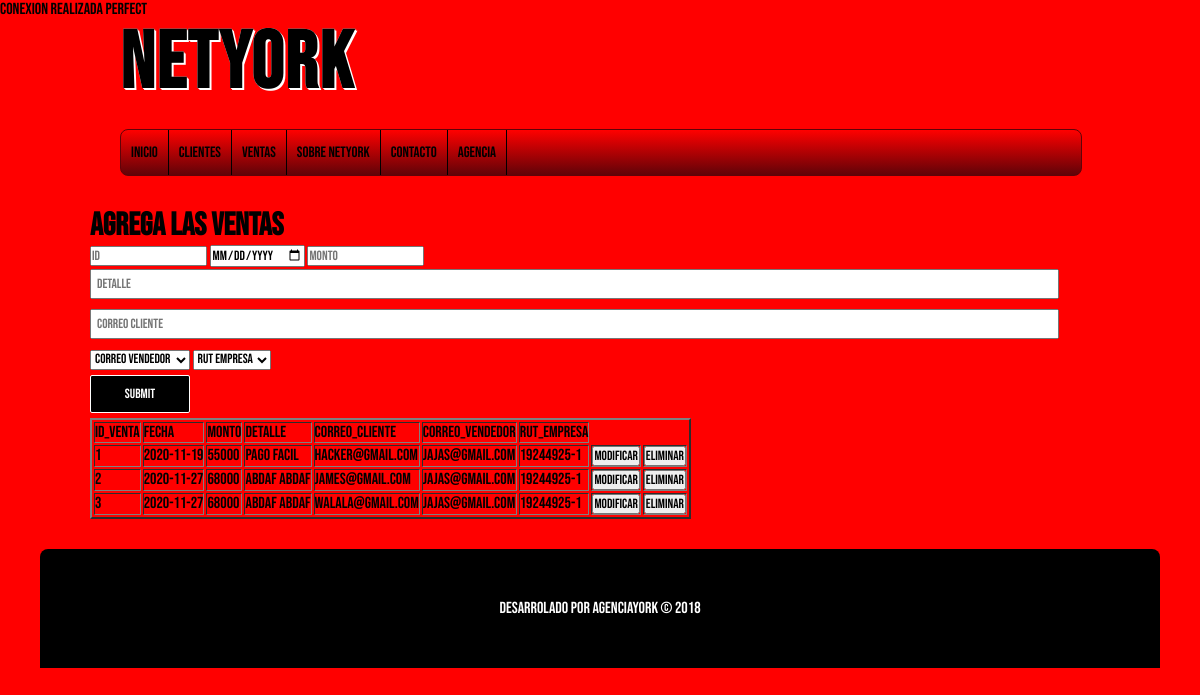
Page /netyork/form-ventas.php on the committed database.
### tables this page shows
CREATE TABLE IF NOT EXISTS `venta` (
  `ID_Venta` int(6) NOT NULL,
  `Fecha` date NOT NULL,
  `Monto` int(9) NOT NULL,
  `Detalle` text NOT NULL,
  `Correo_Cliente` varchar(255) NOT NULL,
  `Correo_Vendedor` varchar(255) NOT NULL,
  `RUT_Empresa` varchar(10) NOT NULL,
  PRIMARY KEY (`ID_Venta`),
  KEY `Correo_Cliente` (`Correo_Cliente`),
  KEY `Correo_Vendedor` (`Correo_Vendedor`),
  KEY `RUT_Empresa` (`RUT_Empresa`)
);

### netyork/form-ventas.php (the view, shortened to what this page needs)
<?php require_once 'includes/cabecera-2.php'; ?>
<!DOCTYPE html>
    <div>
        <form action="" method="POST">
            <h1> Agrega Las Ventas </h1>
           <input type="number" name="ID_Venta"  placeholder="Id">
            <input type="date" name="Fecha" placeholder="Fecha">
            <input type="number" name="Monto" placeholder="Monto">
            <input type="text" name="Detalle" placeholder="Detalle">
            <input type="email" name="Correo_Cliente" placeholder="Correo cliente">
            <select name="Correo_Vendedor">
                 <option value="0">Correo Vendedor</option>
            </select>
            <select name="RUT_Empresa">
                <option value="0">Rut Empresa</option>
            </select>
            <input type="submit" name="agregar-venta">
           <?php require_once 'includes/register-venta.php'; ?>
        </form>
    </div>
<table border="2">
    <tr>
        <td>ID_Venta</td>
        <td>Fecha</td>
        <td>Monto</td>
        <td>Detalle</td>
        <td>Correo_Cliente</td>
        <td>Correo_Vendedor</td>
        <td>RUT_Empresa</td>
    </tr>
    <?php
    $sql = "SELECT * FROM venta";
    $result = mysqli_query($db, $sql);
    while($mostrar = mysqli_fetch_array($result)){
        ?>
        <tr>
            <td><?php echo $mostrar['ID_Venta']?></td>
            <td><?php echo $mostrar['Fecha']?></td>
            <td><?php echo $mostrar['Monto']?></td>
            <td><?php echo $mostrar['Detalle']?></td>
            <td><?php echo $mostrar['Correo_Cliente']?></td>
            <td><?php echo $mostrar['Correo_Vendedor']?></td>
            <td><?php echo $mostrar['RUT_Empresa']?></td>
            <td><?php echo "<a href='modif_prod.php?ID_Venta=".$mostrar['ID_Venta']."'><button type='button' class='btn btn-succes'>Modificar</button></a>"?></td>
            <td><?php echo "<a href='elim_prod.php'><button type='button' class='btn btn-succes'>Eliminar</button></a>"?></td>
        </tr>
    <?php
    }
    ?>
</table>
<?php require_once 'includes/footer.php'; ?>

### netyork/includes/cabecera-2.php (shortened to what this page needs)
<!DOCTYPE HTML>
<html lang="es">
    <head id="cabeza">
        <link rel="stylesheet" type="text/css" href="./assets/css/style.css"/>
    </head>
    <body>
        <header id="cabecera">
            <div id="logo">
                <a href="index.php ">
                    <h1>Netyork</h1>
                </a>
            </div>
            <nav id="menu">
                <ul>
                    <li><a href="index-user.php">Inicio</a></li>
                    <li><a href="form-cliente.php">Clientes</a></li>
                    <li><a href="form-ventas.php">Ventas</a></li>
                    <li><a href="index-user.php">Sobre Netyork</a></li>
                    <li><a href="index-user.php">Contacto</a></li>
                    <li><a href="https://agenciayork.com/tmp/">Agencia</a></li>
                </ul>
            </nav>
        </header>
        <div id="container">

### netyork/includes/footer.php (shortened to what this page needs)
</div>
<footer id="pie">
    <p> desarrolado por AgenciaYork &copy; 2018</p>
</footer>
</body>
</html>

### netyork/assets/css/style.css (style rules this page uses)
* { margin:0px; padding:0px; font-family: bebas-neue,sans-serif,Arial; text-decoration: none; }
body { font-family: "bebas-neue"; background-color: red; }
#cabecera { width: 80%; height: auto; background : transparent; margin : 0px auto; }
#logo { float: left; width: 540px; height: 110px; }
#logo a { font-size:40px; letter-spacing: 2px; color: black; text-shadow: 0px 0px 0px white, 1px 1px 0px white, 2px 2px 0px white; transition: all 500ms; line-height: 90px; }
#menu { clear: both; width:100%; height:45px; background: linear-gradient(to bottom, red 0px, #600308 100%); border: 1px solid #600308; border-radius: 8px; box-shadow: 0px 1px 1xpx black; overflow: hidden; }
#menu ul { list-style: none; }
#menu ul li { float: left; line-height: 45px; border-right: 1PX SOLID black; }
#menu ul li a { display: block; padding-left: 10px; padding-right: 10px; font-size:15px; color: black; }
#container { width: 85%; min-height: auto; height: auto; margin: 0px auto; margin-top:30px; margin-bottom: 30px; }
label, input[type="text"], input[type="email"], input[type="password"] { display:block; width:95%; margin-top: 2px; margin-bottom: 2px; }
input[type="text"], input[type="email"], input[type="password"] { margin-bottom: 10px; padding: 5px; }
input[type="button"], input[type="submit"], .boton { margin-top: 5px; margin-bottom: 5px; text-align: center; display:block; border-radius: 2px; color:white; background: black; border: 1px solid white; cursor: pointer; width: 100px; padding:10px; }
#pie { clear: both; width: 85%; margin: 0px auto; background: black; border-bottom: none; border-radius: 8px 8px 0px 0px; color: white; height:AUTO; padding:50px; text-align: center; }

### rows in the picture
venta: ID_Venta "1", Fecha "2020-11-19", Monto "55000", Detalle "pago facil", Correo_Cliente "hacker@gmail.com", Correo_Vendedor "jajas@gmail.com", RUT_Empresa "19244925-1"
venta: ID_Venta "2", Fecha "2020-11-27", Monto "68000", Detalle "abdaf abdaf", Correo_Cliente "james@gmail.com", Correo_Vendedor "jajas@gmail.com", RUT_Empresa "19244925-1"
venta: ID_Venta "3", Fecha "2020-11-27", Monto "68000", Detalle "abdaf abdaf", Correo_Cliente "walala@gmail.com", Correo_Vendedor "jajas@gmail.com", RUT_Empresa "19244925-1"
